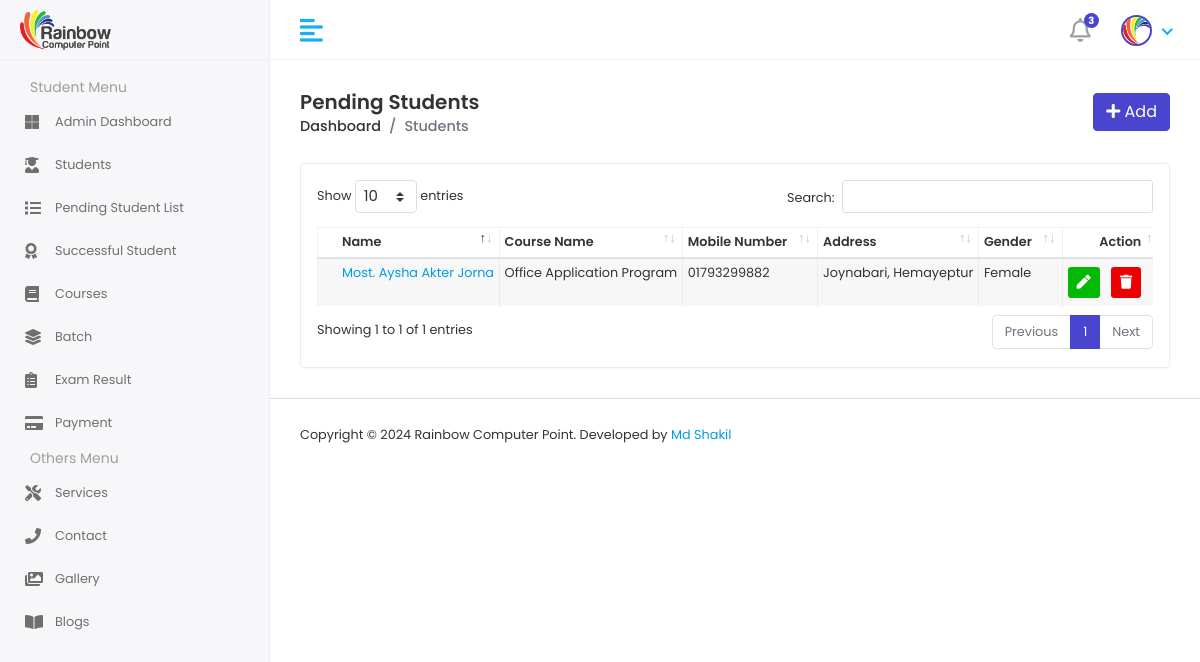
Screenshot of /pendingStudentList/ (signed in) with the database file from the repository.
### RainbowApp/models.py (models this page shows)
class AdmissionFormModel(models.Model):
    CourseName = models.ForeignKey(CourseInfoModel,on_delete=models.SET_NULL,null=True)
    StudentName = models.CharField(max_length=100, null=True)
    FatherName = models.CharField(max_length=100, null=True)
    MotherName = models.CharField(max_length=100, null=True)
    DOB = models.DateField()
    GENDER = [
        ('Male','Male'),
        ('Female','Female'),
    ]
    Religion = models.CharField(max_length=100, null=True)
    Gender = models.CharField(choices=GENDER,max_length=100, null=True)
    email = models.EmailField(max_length=100, null=True)
    Mobile = models.CharField(max_length=100, null=True)
    EmergencyMobile = models.CharField(max_length=100, null=True)
    Qualification = models.CharField(max_length=100, null=True)
    Address = models.CharField(max_length=100, null=True)
    PermanentAddress = models.CharField(max_length=100, null=True)
    StudentPhoto = models.ImageField(upload_to=pending_student_dict, null=True)

class CourseInfoModel(models.Model):
    CourseName = models.CharField(max_length=100, null=True)
    CourseDuration = models.CharField(max_length=100, null=True)
    WeeklyClass = models.CharField(max_length=100, null=True)
    ClassDurationHour = models.CharField(max_length=100, null=True)
    ClassDurationMinute = models.CharField(max_length=100, null=True)
    CourseFee = models.CharField(max_length=100, null=True)
    AboutCourse = models.TextField(null=True)
    CourseTopics = models.TextField(null=True)
    CourseImage = models.ImageField(upload_to='courseImg',null=True)
    def __str__(self):
        return self.CourseName

### RainbowProject/studentviews.py (the view)
# urls.py: path('pendingStudentList/',pendingStudentList, name='pendingStudentList'),
@login_required
def pendingStudentList(request):
    pendingstudentdata = AdmissionFormModel.objects.all()
    context = {
        'pendingstudentdata':pendingstudentdata,
    }
    return render(request,'students/pendingstudentlist.html',context)

### template/students/pendingstudentlist.html
{% extends 'adminmaster/adminmaster.html' %}
{% block admincontent %}
{% load static %}
<div class="content container-fluid">
    <div class="page-header">
       <div class="row align-items-center">
          <div class="col">
             <h3 class="page-title">Pending Students</h3>
             <ul class="breadcrumb">
                <li class="breadcrumb-item"><a href="{% url 'adminDashboard' %}">Dashboard</a></li>
                <li class="breadcrumb-item active">Students</li>
             </ul>
          </div>
          <div class="col-auto text-right float-right ml-auto">
             <a href="{% url 'addStudentPage' %}" class="btn btn-primary"><i class="fas fa-plus"></i> Add</a>
          </div>
       </div>
    </div>
    <div class="row">
       <div class="col-sm-12">
          <div class="card card-table">
             <div class="card-body">
                <div class="table-responsive">
                    {% include 'commons/message.html' %}
                   <table id="tabledata" class="table table-striped table-bordered" cellspacing="0" width="100%">
                      <thead>
                         <tr>
                            <th>Name</th>
                            <th>Course Name</th>
                            <th>Mobile Number</th>
                            <th>Address</th>
                            <th>Gender</th>
                            <th class="text-right">Action</th>
                         </tr>
                      </thead>
                      <tbody>
                        {% for i in pendingstudentdata %}
                        <tr>
                           <td>
                                 <a href="">{{i.StudentName}}</a>
                           </td>
                           <td>{{i.CourseName}}</td>
                           <td>{{i.Mobile}}</td>
                           <td>{{i.Address}}</td>
                           <td>{{i.Gender}}</td>
                           <td class="text-right">
                              <div class="actions">
                                 <a href="{% url 'editPendingStudent' i.id %}" class="btn btn-sm bg-success-light mr-2">
                                 <i class="fas fa-pen"></i>
                                 </a>
                                 <a href="{% url 'deletePendingStudent' i.id %}" class="btn btn-sm bg-danger-light">
                                 <i class="fas fa-trash"></i>
                                 </a>
                              </div>
                           </td>
                        </tr>
                        {% endfor %}
                      </tbody>
                   </table>
                </div>
             </div>
          </div>
       </div>
    </div>
 </div>
{% endblock admincontent %}

### static/assets/css/style.css (style rules this page uses)
html { height: 100%; }
body { background-color: #fff; color: #333; font-family: 'Poppins', sans-serif; font-size: 0.8rem; height: 100%; line-height: 1; overflow-x: hidden; }
h1, h2, h3, h4, h5, h6 { font-family: 'Poppins', sans-serif; margin-top: 0; }
a { color: #009ce7; }
input, button, a { transition: all 0.4s ease; -moz-transition: all 0.4s ease; -o-transition: all 0.4s ease; -ms-transition: all 0.4s ease; -webkit-transition: all 0.4s ease; }
ul, ol { padding: 0px; list-style: none; }
.table { color: #333; max-width: 100%; margin-bottom: 0; width: 100%; }
.table-striped > tbody > tr:nth-of-type(2n+1) { background-color: #f8f9fa; }
.table.dataTable { border-collapse: collapse !important; border: 1px solid rgba(0, 0, 0, 0.05); }
.table thead tr th { font-weight: 600; }
.table tbody tr { border-bottom: 1px solid rgba(0, 0, 0, 0.05); }
.table-striped thead tr { border-color: transparent; }
.table-striped tbody tr { border-color: transparent; }
.table-striped tbody tr:nth-of-type(odd) { background-color: rgba(235, 235, 235, 0.4); }
.table-bordered { border: 1px solid rgba(0, 0, 0, 0.05) !important; }
.table-bordered th, .table-bordered td { border-color: rgba(0, 0, 0, 0.05); }
.card-table .card-body .table > thead > tr > th { border-top: 0; }
.card-table .card-body .table tr td:first-child, .card-table .card-body .table tr th:first-child { padding-left: 1.5rem; }
.card-table .card-body .table tr td:last-child, .card-table .card-body .table tr th:last-child { padding-right: 1.5rem; }
.card-table .table td, .card-table .table th { border-top: 1px solid #e2e5e8; padding: 0.5rem 0.3rem; white-space: nowrap; }
.btn-primary { background-color: #4a45cf; border: 1px solid #4a45cf; }
.card { border: 1px solid #ececf5; box-shadow: 0 1px 3px 0 rgba(0, 0, 0, 0.03); margin-bottom: 1.875rem; }
.card-body { padding: 1rem; }
.bg-danger-light { background-color:#ee0000 !important; color:#fff !important; }
.bg-success-light { background-color: #02ba05; color: #fff; }
.page-wrapper > .content { padding: 1.875rem 1.875rem 0; }
.page-header { margin-bottom: 1.875rem; }
.page-header .breadcrumb { background-color: transparent; color: #6c757d; font-size: 0.9rem; font-weight: 500; margin-bottom: 0; padding: 0; }
.page-header .breadcrumb a { color: #333; }
.page-title { font-size: 20px; font-weight: 600; color: #333; margin-bottom: 5px; }

### rows the page displays
AdmissionFormModel: StudentName "Most. Aysha Akter Jorna", CourseName "Office Application Program", Mobile "01793299882", Address "Joynabari, Hemayeptur", Gender "Female"
